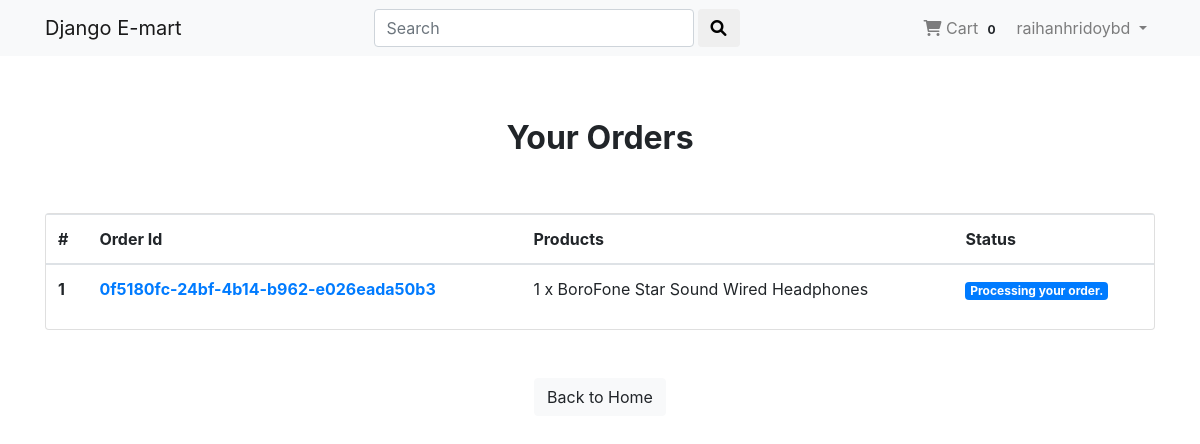
The page /payment/orders/ (signed in) on the database as committed earlier.
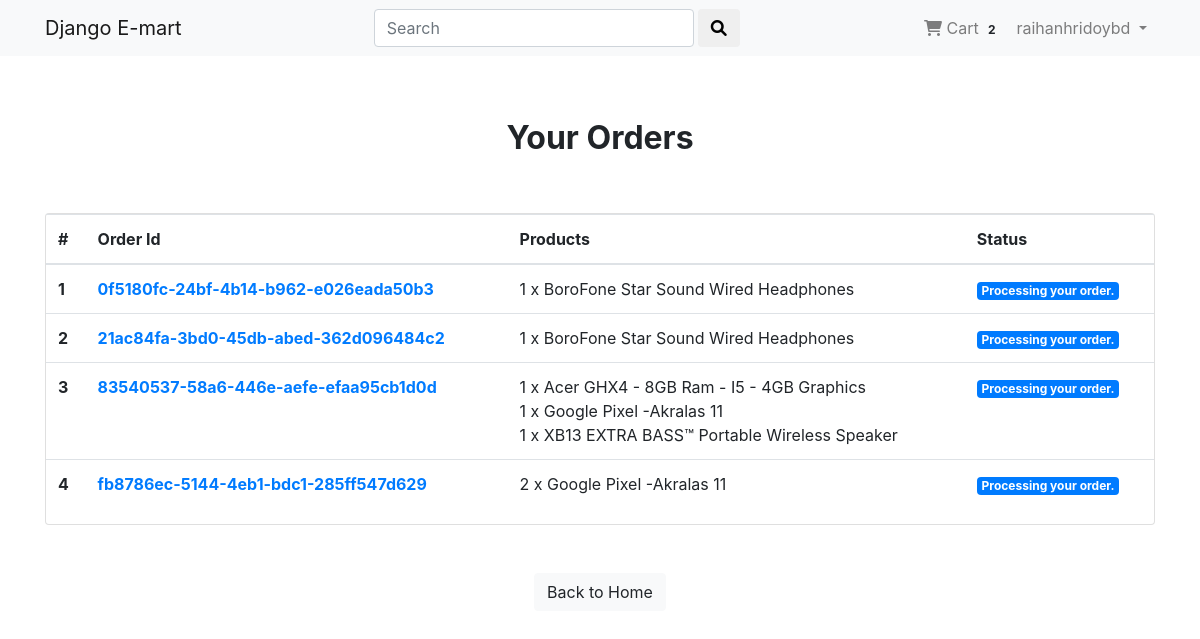
The same page on the database as committed later.
### Account_App/models.py (models this page shows, shortened)
class User(AbstractBaseUser,PermissionsMixin):
     email = models.EmailField(unique=True, null=False)
     is_staff = models.BooleanField(
          gettext_lazy('staff status'),
          default= False,
          help_text= gettext_lazy('Designates whether the user can log in this site')
     )
     is_active = models.BooleanField(
          gettext_lazy('active'),
          default = True,
          help_text = gettext_lazy('Designates whether this user should be treated as active. Unselect this insstead of deleting accounts')
     )
     USERNAME_FIELD = 'email'
     objects = MyUserManager()

class Profile(models.Model):
     user = models.OneToOneField(User,on_delete=models.CASCADE, related_name='profile')
     username = models.CharField(max_length=264,blank=True)
     full_name =  models.CharField(max_length=264,blank=True)
     address_1 = models.CharField(max_length=300,blank=True)
     city = models.CharField(max_length=40,blank=True)
     zipcode = models.CharField(max_length=10,blank=True)
     country = models.CharField(max_length=50,blank=True)
     phone = models.CharField(max_length=20,blank=True)
     date_joined = models.DateTimeField(auto_now_add=True)

### Order_App/models.py (models this page shows, shortened)
class Order(models.Model):
     orderitems = models.ManyToManyField(Cart)
     user = models.ForeignKey(settings.AUTH_USER_MODEL, on_delete=models.CASCADE)
     ordered = models.BooleanField(default=False)
     created = models.DateTimeField(auto_now_add=True)
     paymentId = models.CharField(max_length=264, blank=True, null=True)
     orderId = models.CharField(max_length=200, blank=True, null=True)

class Cart(models.Model):
     user = models.ForeignKey(settings.AUTH_USER_MODEL, on_delete=models.CASCADE, related_name="cart")
     item = models.ForeignKey(Product,on_delete=models.CASCADE)
     quantity = models.IntegerField(default=1)
     purchased = models.BooleanField(default=False)
     created = models.DateTimeField(auto_now_add=True)
     updated = models.DateTimeField(auto_now=True)
     def __str__(self):
          return f'{self.quantity} x {self.item}'

### Shop_App/models.py (models this page shows)
class Product(models.Model):
     mainimage = models.ImageField(upload_to = "Products")
     name = models.CharField(max_length=264)
     category = models.ForeignKey(Category, on_delete= models.CASCADE, related_name='category')
     preview_text = models.TextField(max_length=200,verbose_name='Preview Text')
     detail_text = models.TextField(max_length=1000, verbose_name='Description')
     price = models.FloatField()
     old_price = models.FloatField(default=0.00)
     created = models.DateTimeField(auto_now_add=True)
     def __str__(self):
          return self.name
     class Meta:
          ordering = ['-created',]

### Payment_App/views.py (the view)
# urls.py: path('orders/', views.orders, name='orders'),
@login_required
def orders(request):
     try:
          orders = Order.objects.filter(user=request.user, ordered=True)
          context = {"orders":orders}
     except:
          messages.warning(request, 'You don not have an active order.')
          return redirect("Shop_App:home")
     return render(request,"Payment_App/order.html",context)

### Order_App/templatetags/cart_tag.py (called while the page is built)
@register.filter
def cart_total(user):
     order = Order.objects.filter(user=user, ordered = False)
     if order.exists():
          return order[0].orderitems.count()
     else:
          return 0

### templates/Payment_App/order.html
{% extends 'base.html' %}
{% block body_block %}
     <div class="container mt-5">
          <h2 class="text-center"><strong>Your Orders</strong></h2>
          <div class="row">
               <div class="col-md-12">
                    <div class="card mt-5" style="height: auto;">
                         <div class="table-responsive">
                              <table class="table">
                                   <thead>
                                        <tr>
                                             <th scope="col">#</th>
                                             <th scope="col">Order Id</th>
                                             <th scope="col">Products</th>
                                             <th scope="col">Status</th>
                                        </tr>
                                   </thead>
                                   <tbody>
                                        {% for order in orders %}
                                        <tr>
                                             <th scope="col"> {{forloop.counter}} </th>
                                             <th><a href="">{{order.orderId}}</a></th>
                                             <td>
                                                  {% for item in order.orderitems.all %} {{item}} <br> {% endfor%}
                                             </td>
                                             <td>
                                                  <span class="badge badge-primary">Processing your order.</span>
                                             </td>
                                        </tr>
                                        {% endfor %}
                                   </tbody>
                              </table>
                         </div>
                    </div>
               </div>
               <div class="col-md-12 my-5 text-center">
                    <a href="{% url 'Shop_App:home'%}" class="btn btn-md btn-light">Back to Home</a>
               </div>
          </div>
     </div>
{% endblock %}

### templates/base.html (shortened to what this page needs)
{% load static %}
<!DOCTYPE html>
<html lang="en">
<head>
     <link rel="stylesheet" href="https://maxcdn.bootstrapcdn.com/bootstrap/4.0.0/css/bootstrap.min.css">
     <link rel="stylesheet" href="https://cdnjs.cloudflare.com/ajax/libs/font-awesome/6.0.0-beta3/css/all.min.css" />
     <link rel="stylesheet" href="{% static 'css/main.css'%}">
</head>
<body>
     {% include 'navbar.html' %}
     <div class="container" style="padding-top: 15px;">
     </div>
     {% block body_block %}
     {% endblock%}
</body>
</html>

### templates/navbar.html (shortened to what this page needs)
{% load cart_tag %}
<nav class="navbar navbar-expand-lg navbar-light bg-light">
     <div class="container">
       <a class="navbar-brand" href="{% url 'Shop_App:home'%}">Django E-mart</a>
       <div class="collapse navbar-collapse" id="navbarNav">
        <form class="form-inline ml-auto" action="{% url 'Search_App:search' %}" method="GET">
          <input class="form-control mr-sm-1" style="width: 320px;" name="search" type="search" placeholder="Search" aria-label="Search">
          <button class="btn btn-outline-gray my-2 my-sm-0" type="submit"><i class="fas fa-search"></i></button>
        </form>
        <ul class="navbar-nav ml-auto">
          {% if user.is_authenticated %}
          <li class="nav-item">
            <a class="nav-link" href="{% url 'Order_App:cart'%}"><i class="fa fa-shopping-cart"></i> Cart <span class="badge badge-light">{{ request.user | cart_total }}</span></a>
          </li>
          <li class="nav-item dropdown">
            <a class="nav-link dropdown-toggle" href="#" id="navbarDropdown" role="button" data-bs-toggle="dropdown" aria-haspopup="true" aria-expanded="false">
              {{request.user.profile.username}}
            </a>
          </li>
          {% else %}
          <li class="nav-item">
            <a class="btn btn-success btn-sm" href="{% url 'Account_App:signin'%}">Signin</a>
          </li>
        {% endif %}
        </ul>
      </div>
    </div>
</nav>

### static/css/main.css (style rules this page uses)
* { margin: 0; padding: 0; }
.card { height: auto; }

Rows that differ between the two databases and show on the page:
changed User "raihanhridoybd": user|cart_total "0" → "2"
added Order: orderId "21ac84fa-3bd0-45db-abed-362d096484c2"
added Cart: quantity+item "1 x BoroFone Star Sound Wired Headphones", shown under "21ac84fa-3bd0-45db-abed-362d096484c2"
added Order: orderId "83540537-58a6-446e-aefe-efaa95cb1d0d"
added Cart: quantity+item "1 x Acer GHX4 - 8GB Ram - I5 - 4GB Graphics", shown under "83540537-58a6-446e-aefe-efaa95cb1d0d"
added Cart: quantity+item "1 x Google Pixel -Akralas 11", shown under "83540537-58a6-446e-aefe-efaa95cb1d0d"
added Cart: quantity+item "1 x XB13 EXTRA BASS™ Portable Wireless Speaker", shown under "83540537-58a6-446e-aefe-efaa95cb1d0d"
added Order: orderId "fb8786ec-5144-4eb1-bdc1-285ff547d629"
added Cart: quantity+item "2 x Google Pixel -Akralas 11", shown under "fb8786ec-5144-4eb1-bdc1-285ff547d629"
